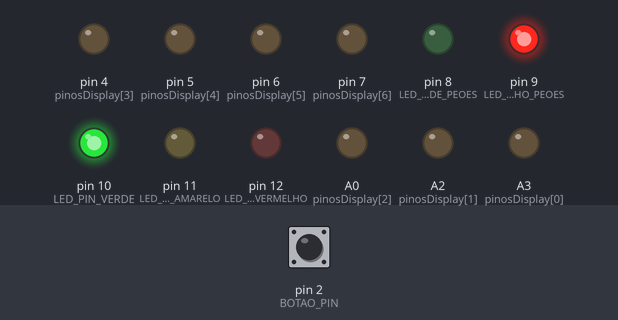
This sketch was run on a simulated Arduino Uno, built with avr-gcc and run on an emulated ATmega328P. On the bench: output pins drawn as LEDs (lit = HIGH). Dashed ring = blinking. The test bench sets the inputs (shaded band); at power-on: pin 2 (BOTAO_PIN) HIGH.

Above: at 1.2 s.
1.3 s: pin 2 (BOTAO_PIN) pulled LOW for 0.15 s
At 2.6 s:
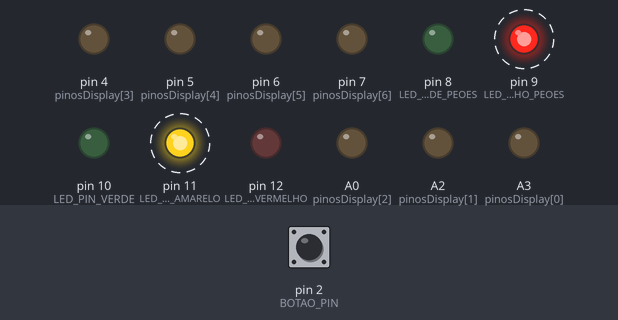
At 5.8 s:
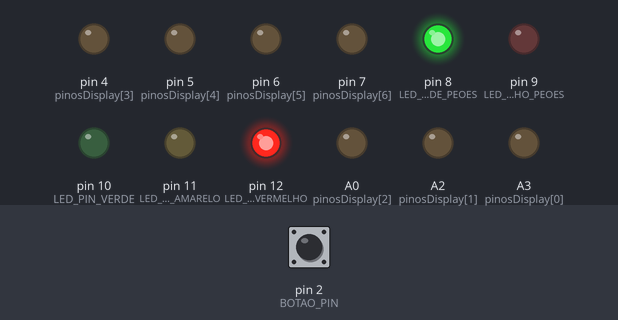
7.3 s: pin 2 (BOTAO_PIN) pulled LOW for 1 s
At 28.9 s:
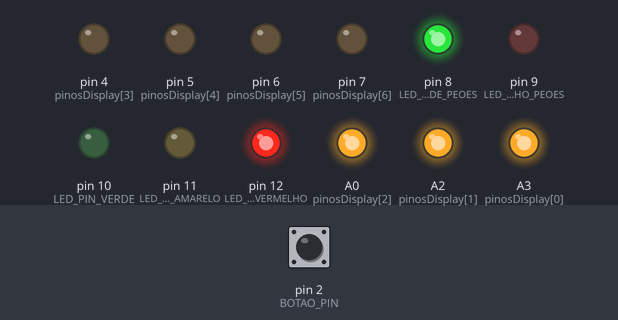
Timing chart, 0 to 31.0 s (numbered marks = the images above; inputs shaded):
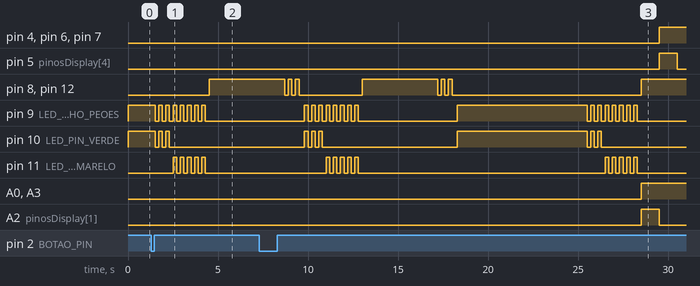

Measured:
- after the input at 1.3 s, pin 8 (LED_PIN_VERDE_PEOES), pin 12 (LED_PIN_VERMELHO): LOW → HIGH after 3.2 s; pin 11 (LED_PIN_AMARELO): alternates HIGH for 0.20 s and LOW for 0.20 s, 10 changes in all, then stays LOW, starting after 1.2 s

The sketch:

4b.ino
```cpp
#define LED_PIN_VERDE 10
#define LED_PIN_AMARELO 11
#define LED_PIN_VERMELHO 12

#define LED_PIN_VERDE_PEOES 8
#define LED_PIN_VERMELHO_PEOES 9

#define BOTAO_PIN 2

int pinosDisplay[7] = {A3, A2, A0, 4, 5, 6, 7}; // a, b, c, d, e, f, g

const byte digitos[10][7] = {
  {1,1,1,1,1,1,0}, // 0
  {0,1,1,0,0,0,0}, // 1
  {1,1,0,1,1,0,1}, // 2
  {1,1,1,1,0,0,1}, // 3
  {0,1,1,0,0,1,1}, // 4
  {1,0,1,1,0,1,1}, // 5
  {1,0,1,1,1,1,1}, // 6
  {1,1,1,0,0,0,0}, // 7
  {1,1,1,1,1,1,1}, // 8
  {1,1,1,1,0,1,1}  // 9
};

volatile bool botaoPressionado = false;
volatile unsigned long ultimoTempoBotao = 0;

enum Estado {
  NORMAL_PARTE1,
  NORMAL_PARTE2,
  MODO_PEOES
};

Estado estadoAtual = NORMAL_PARTE1;

void setup() {
  pinMode(LED_PIN_VERDE, OUTPUT);
  pinMode(LED_PIN_AMARELO, OUTPUT);
  pinMode(LED_PIN_VERMELHO, OUTPUT);

  pinMode(LED_PIN_VERDE_PEOES, OUTPUT);
  pinMode(LED_PIN_VERMELHO_PEOES, OUTPUT);

  pinMode(BOTAO_PIN, INPUT_PULLUP);
  attachInterrupt(digitalPinToInterrupt(BOTAO_PIN), botaoISR, FALLING);

  for (int i = 0; i < 7; i++) {
    pinMode(pinosDisplay[i], OUTPUT);
    digitalWrite(pinosDisplay[i], LOW);
  }
}

void botaoISR() {
  unsigned long tempoAtual = millis();
  if (tempoAtual - ultimoTempoBotao > 200) {
    botaoPressionado = true;
    ultimoTempoBotao = tempoAtual;
  }
}

void mostrarDigito(int numero) {
  for (int i = 0; i < 7; i++) {
    digitalWrite(pinosDisplay[i], digitos[numero][i]);
  }
}

void apagarDisplay() {
  for (int i = 0; i < 7; i++) {
    digitalWrite(pinosDisplay[i], LOW);
  }
}

void piscaled(int led, int ledp) {
  for (int i = 0; i < 3; i++) {
    digitalWrite(led, HIGH);
    digitalWrite(ledp, HIGH);
    delay(200);
    digitalWrite(led, LOW);
    digitalWrite(ledp, LOW);
    delay(200);
  }
}

void piscaledAmarelo() {
  for (int i = 0; i < 5; i++) {
    digitalWrite(LED_PIN_AMARELO, HIGH);
    digitalWrite(LED_PIN_VERMELHO_PEOES, HIGH);
    delay(200);
    digitalWrite(LED_PIN_AMARELO, LOW);
    digitalWrite(LED_PIN_VERMELHO_PEOES, LOW);
    delay(200);
  }
}

void resetLEDs() {
  digitalWrite(LED_PIN_VERDE, LOW);
  digitalWrite(LED_PIN_AMARELO, LOW);
  digitalWrite(LED_PIN_VERMELHO, LOW);
  digitalWrite(LED_PIN_VERDE_PEOES, LOW);
  digitalWrite(LED_PIN_VERMELHO_PEOES, LOW);
  apagarDisplay();
}

void ativarModoPeoes() {
  resetLEDs();
  piscaled(LED_PIN_VERDE, LED_PIN_VERMELHO_PEOES);
  resetLEDs();
  piscaledAmarelo();
  resetLEDs();

  digitalWrite(LED_PIN_VERMELHO, HIGH);
  digitalWrite(LED_PIN_VERDE_PEOES, HIGH);
  delay(4000);

  piscaled(LED_PIN_VERMELHO, LED_PIN_VERDE_PEOES);
  resetLEDs();
  delay(100);
}

void loop() {
  if (botaoPressionado) {
    botaoPressionado = false;
    estadoAtual = MODO_PEOES;
  }

  switch (estadoAtual) {
    case MODO_PEOES:
      ativarModoPeoes();
      estadoAtual = NORMAL_PARTE1;
      return;

    case NORMAL_PARTE1:
      apagarDisplay();           // <- primeiro, apaga o display
      resetLEDs();
      digitalWrite(LED_PIN_VERDE, HIGH);
      digitalWrite(LED_PIN_VERMELHO_PEOES, HIGH);

      for (int i = 0; i < 70; i++) {
        delay(100);
        if (botaoPressionado) {
          botaoPressionado = false;
          estadoAtual = MODO_PEOES;
          return;
        }
      }
      piscaled(LED_PIN_VERDE, LED_PIN_VERMELHO_PEOES);
      piscaledAmarelo();
      estadoAtual = NORMAL_PARTE2;
      break;

    case NORMAL_PARTE2:
      resetLEDs();
      digitalWrite(LED_PIN_VERDE_PEOES, HIGH);

      for (int i = 7; i >= 0; i--) {
        mostrarDigito(i);

        if (i > 1) {
          digitalWrite(LED_PIN_VERMELHO, HIGH);
          delay(1000);
        } else {
          digitalWrite(LED_PIN_VERMELHO, HIGH);
          delay(500);
          digitalWrite(LED_PIN_VERMELHO, LOW);
          delay(500);
        }

        if (botaoPressionado) {
          botaoPressionado = false;
          apagarDisplay();
          estadoAtual = MODO_PEOES;
          return;
        }
      }

      apagarDisplay();
      piscaled(LED_PIN_VERMELHO, LED_PIN_VERDE_PEOES);
      resetLEDs();
      estadoAtual = NORMAL_PARTE1;
      break;
  }
}
```
